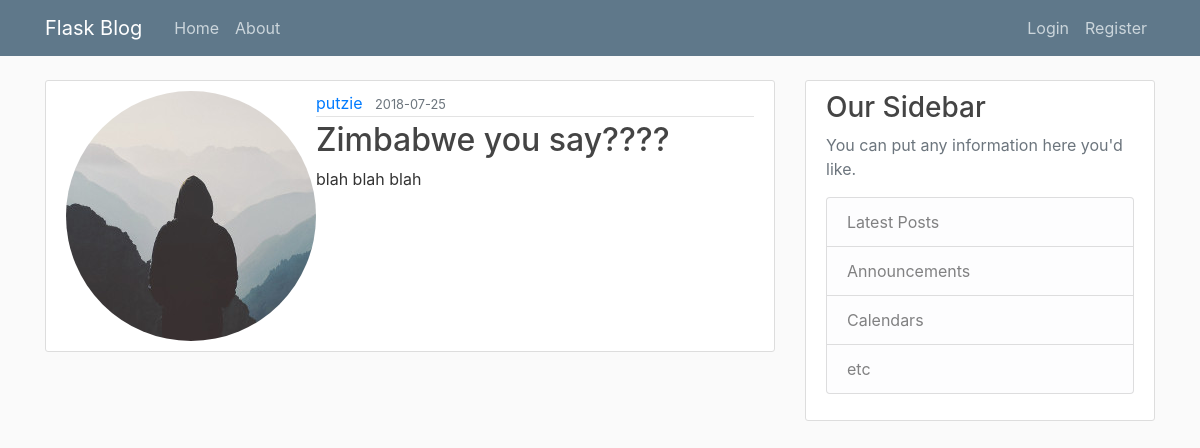
The page /post/12 on the database its author committed.
### flaskblog/models.py (models this page shows, shortened)
class User(db.Model, UserMixin):
    id = db.Column(db.Integer, primary_key=True)
    username = db.Column(db.String(20), unique=True, nullable=False)
    email = db.Column(db.String(120), unique=True, nullable=False)
    image_file = db.Column(db.String(20), nullable=False, default='default.jpg')
    password = db.Column(db.String(60), nullable=False)
    posts = db.relationship('Post', backref='author', lazy=True)

class Post(db.Model):
    id = db.Column(db.Integer, primary_key=True)
    title = db.Column(db.String(100), nullable=False)
    date_posted = db.Column(db.DateTime, nullable=False, default=datetime.utcnow)
    content = db.Column(db.Text, nullable=False)
    user_id = db.Column(db.Integer, db.ForeignKey('user.id'), nullable=False)

### flaskblog/routes.py (the view)
@app.route("/post/<int:post_id>")
def post(post_id):
    post= Post.query.get_or_404(post_id)
    return render_template('post.html', title=post.title, post=post)

### flaskblog/templates/post.html (shortened to what this page needs)
{% extends "layout.html" %}
{% block content %}
    <article class="media content-section">
    <img class="rounded-circle article-image" src="{{ url_for('static', filename='profile_pics/' + post.author.image_file) }}" alt="profile pic">
    <div class="media-body">
        <div class="article-metadata">
        <a class="mr-2" href="{{ url_for('user_posts', username=post.author.username) }}">{{ post.author.username }}</a>
        <small class="text-muted">{{ post.date_posted.strftime('%Y-%m-%d') }}</small>
        </div>
        <h2 class="article-title">{{ post.title }}</h2>
        <p class="article-content">{{ post.content }}</p>
    </div>
    </article>
{% endblock content %}

### flaskblog/static/main.css (style rules this page uses)
body { background: #fafafa; color: #333333; margin-top: 5rem; }
h1, h2, h3, h4, h5, h6 { color: #444444; }
.content-section { background: #ffffff; padding: 10px 20px; border: 1px solid #dddddd; border-radius: 3px; margin-bottom: 20px; }
.article-title { color: #444444; }
.article-content { white-space: pre-line; }
.article-metadata { padding-bottom: 1px; margin-bottom: 4px; border-bottom: 1px solid #e3e3e3 }

### rows shown on the page
User: image_file (placeholder picture), author.username "putzie"
Post: date_posted "2018-07-25", title "Zimbabwe you say????", content "blah blah blah"
